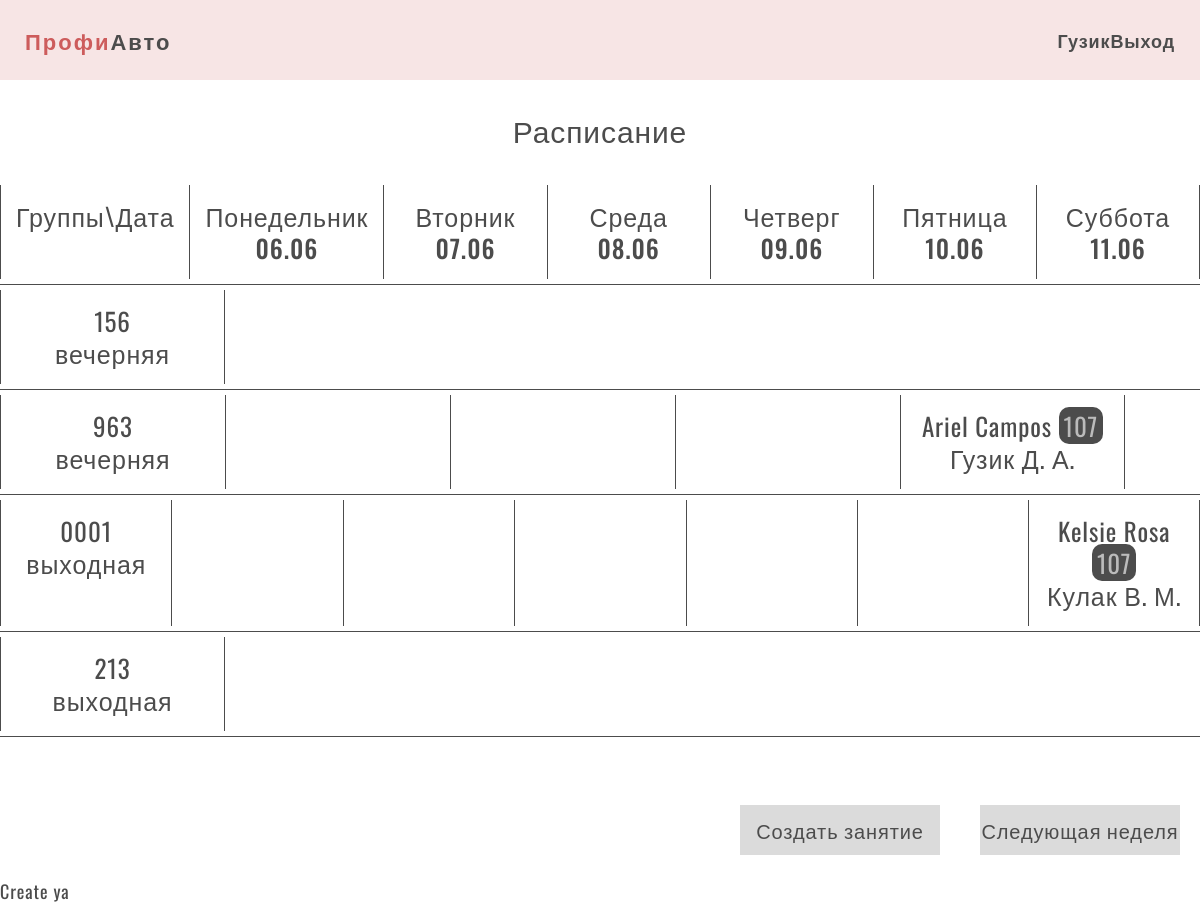
Page /teacher/teacher.php (signed in) on the committed database.
### tables this page shows
CREATE TABLE `lessons` (
  `id_lesson` int NOT NULL,
  `name` varchar(30) NOT NULL,
  `date` date NOT NULL,
  `id_cabinet` int NOT NULL,
  `id_group` int NOT NULL,
  `id_teacher` int NOT NULL
);

CREATE TABLE `cabinets` (
  `id_cabinet` int NOT NULL,
  `number` int NOT NULL
);

CREATE TABLE `teachers` (
  `id_teacher` int NOT NULL,
  `surname` varchar(30) NOT NULL,
  `name` varchar(30) NOT NULL,
  `last_name` varchar(30) DEFAULT NULL,
  `id_time_work` int DEFAULT NULL,
  `passport` varchar(9) DEFAULT NULL,
  `phone` varchar(13) NOT NULL,
  `login` varchar(30) NOT NULL,
  `password` varchar(60) NOT NULL
);

### app/controllers/timetable.php (called while the page is built, shortened)
<?php
$day_of_week = [
    'Понедельник',
    'Вторник',
    'Среда',
    'Четверг',
    'Пятница',
    'Суббота',
];
$period = new DatePeriod(
    new DateTime(date('Y-m-d', strtotime('monday this week'))),
    new DateInterval('P1D'),
    (new DateTime(date('Y-m-d', strtotime('saturday this week'))))->modify('+1 day')
);
$week = [];
foreach( $period as $date) {
    $week[] = $date->format('d.m');
}

### app/db/db.php (called while the page is built, shortened)
<?php
require('connect.php');
function checkErrors($query)
{
    $errInfo = $query->errorInfo();
    return true;
}
function selectALL($table, $params = [])
{
    global $pdo;
    $sql = "select * from `$table`";
    $query = $pdo->prepare($sql);
    $query->execute();
    return $query->fetchAll();
}
function callProc ($nameProc, $param=[])
{
    global $pdo;
    $sql = "CALL `$nameProc` ($param)";
    $query = $pdo->prepare($sql);
    $query->execute();
    return $query->fetchAll();
}

### app/controllers/select.php (called while the page is built, shortened)
<?php
$groupsVIEW = selectALL('select_groups');

### app/controllers/control.php (called while the page is built, shortened)
<?php
include SITE_ROOT . '/app/db/db.php';
include SITE_ROOT . '/app/controllers/select.php';
include SITE_ROOT . '/app/controllers/timetable.php';

### path.php (called while the page is built, shortened)
<?php
include SITE_ROOT . '/app/controllers/control.php';

### teacher/teacher.php (the view, shortened to what this page needs)
<?php include '../path.php';
?>
<!DOCTYPE html>
<html lang="en">
<head>
    <?php include SITE_ROOT . '/app/include/head.php' ?>
</head>
<body>
<div class="wrapper">
    <?php include SITE_ROOT . '/app/include/header.php' ?>
    <main class="main">
        <div class="container XXL">
            <div class="table_page">
                <div class="title">Расписание</div>
                <div class="table">
                    <div class="head_table">
                        <span class="timetable_block">Группы\Дата</span>
                        <?php for ($i = 0; $i < 6; $i++): ?>
                            <span class="timetable_block"><?=$day_of_week[$i]?><br><?=$week[$i]?></span>
                        <?endfor;?>
                    </div>
                    <div class="body_table">
                        <?php foreach ($groupsVIEW as $key => $group): ?>
                            <div class="row_table">
                                <span class="timetable_block">
                                    <?=$group['number']?><br>
                                    <?=$group['time']?>
                                </span>
                                <?php
                                $this_date = date('Y-m-d', strtotime('monday this week'));
                                ?>
                                <?php foreach (callProc('proc_lesson_on_group', $group['id_group'] . ', "' .
                                    date('Y-m-d', strtotime('monday this week')) . '","' .
                                    date('Y-m-d', strtotime('saturday this week')) . '"') as $key => $lesson): ?>
                                    <?php while ($lesson['date'] !== $this_date): ?>
                                        <span class="timetable_block"></span>
                                        <?php
                                        $this_date = date('Y-m-d', strtotime($this_date . '+ 1 day'));
                                        ?>
                                    <?php endwhile; ?>
                                    <span class="timetable_block"><?=$lesson['name']?> <span class="cabinet" title="Кабинет"><?=$lesson['number']?></span><br>
                                        <?=$lesson['surname']?>
                                        <?= ' ' . mb_substr($lesson['name_t'], 0, 1) . '.' ?>
                                        <?= mb_substr($lesson['last_name'], 0, 1) . '.' ?>
                                    </span>
                                    <?php
                                    $this_date = date('Y-m-d', strtotime($this_date . '+ 1 day'));
                                    ?>
                                <?php endforeach; ?>
                            </div>
                        <?php endforeach; ?>
                    </div>
                </div>
                <div class="control_buttons">
                    <a href="create.php" class="create">Создать занятие</a>
                    <a href="index_next.php" class="create">Следующая неделя</a>
                </div>
            </div>
        </div>
    </main>
    <?php include SITE_ROOT . '/app/include/footer.php' ?>
</div>
</body>
</html>

### app/include/head.php (shortened to what this page needs)
<link rel="stylesheet" href="<?php echo BASE_URL ?>css/style.min.css">
<link rel="stylesheet" href="<?php echo BASE_URL ?>css/StylePHP.css">

### app/include/header.php (shortened to what this page needs)
<header>
    <div class="nav lock-padding">
        <div class="container">
            <div class="nav__head">
                <div class="logo">
                    <div class="nav__logo">
                        <span class="redLogo">Профи</span>Авто
                    </div>
                </div>
                <div class="nav__menu" style="justify-content: end">
                    <?php if (isset($_SESSION['id_admin'])): ?>
                        <ul class="nav__list">
                            <li><a href="<?php echo BASE_URL ?>admin/students/index.php">Учащиеся</a></li>
                            <li><a href="<?php echo BASE_URL ?>admin/teachers/index.php">Преподаватели</a></li>
                            <li><a href="<?php echo BASE_URL ?>admin/groups/index.php">Группы</a></li>
                            <li><a href="<?php echo BASE_URL ?>admin/lessons/index.php">Расписание</a></li>
                            <li><a href="<?php echo BASE_URL ?>admin/admin.php">Администратор</a></li>
                        </ul>
                    <?php elseif (isset($_SESSION['id_teacher'])): ?>
                        <a><?=$_SESSION['surname']?></a>
                        <a href="<?= BASE_URL ?>logout.php">Выход</a>
                    <?php endif; ?>
                </div>
            </div>
        </div>
    </div>
</header>

### app/include/footer.php (shortened to what this page needs)
<footer>
    <span>Create ya</span>
</footer>

### css/StylePHP.css (style rules this page uses)
.control_buttons a { font-weight: normal; margin: 20px; }
.container .table .body_table { height: 500px; }
.container.XXL { max-width: 1600px; }
.timetable_block { width: 225px; border-left: 1px solid #4c4c4c; margin: 5px 0; display: block; padding: 15px; }
.timetable_block:last-child { border-right: 1px solid #4c4c4c; }
.body_table .row_table .timetable_block { width: 225px; }
.head_table .timetable_block { max-width: 225px; }
.cabinet { color: #bbbbbb; background-color: #4c4c4c; border-radius: 10px; padding: 0 5px; }

### rows in the picture
lessons: name "Ariel Campos", id_cabinet.number "107", id_teacher.surname "Гузик", id_teacher.name "Д", id_teacher.last_name "А"
lessons: name "Kelsie Rosa", id_cabinet.number "107", id_teacher.surname "Кулак", id_teacher.name "В", id_teacher.last_name "М"

### other values in the picture
$_SESSION['surname'] "Гузик"
$day_of_week[$i] "Понедельник"
$week[$i] "06.06"
$day_of_week[$i] "Вторник"
$week[$i] "07.06"
$day_of_week[$i] "Среда"
$week[$i] "08.06"
$day_of_week[$i] "Четверг"
$week[$i] "09.06"
$day_of_week[$i] "Пятница"
$week[$i] "10.06"
$day_of_week[$i] "Суббота"
$week[$i] "11.06"
$group['number'] "156"
$group['time'] "вечерняя"
